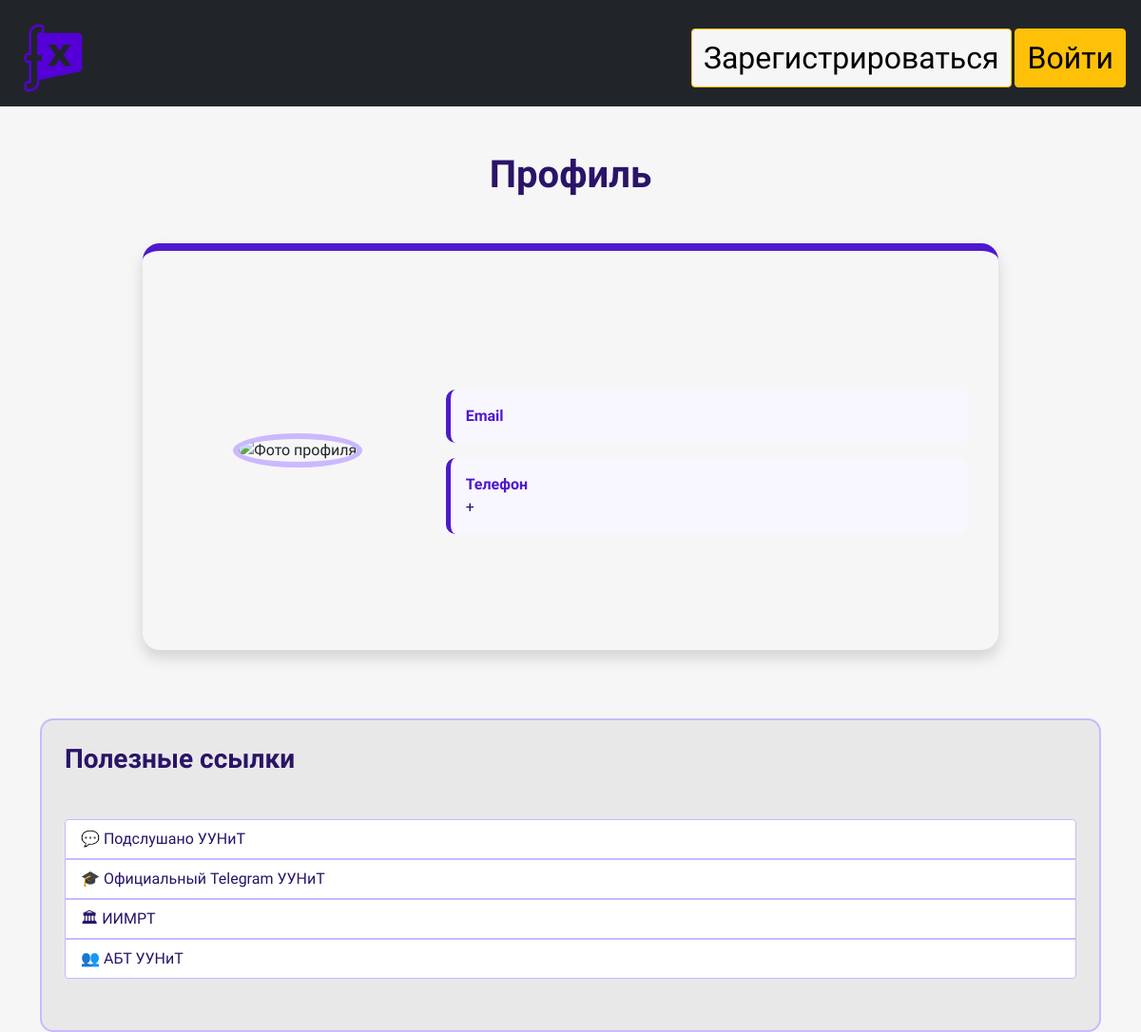
Before: /profile/15 with the older database file.
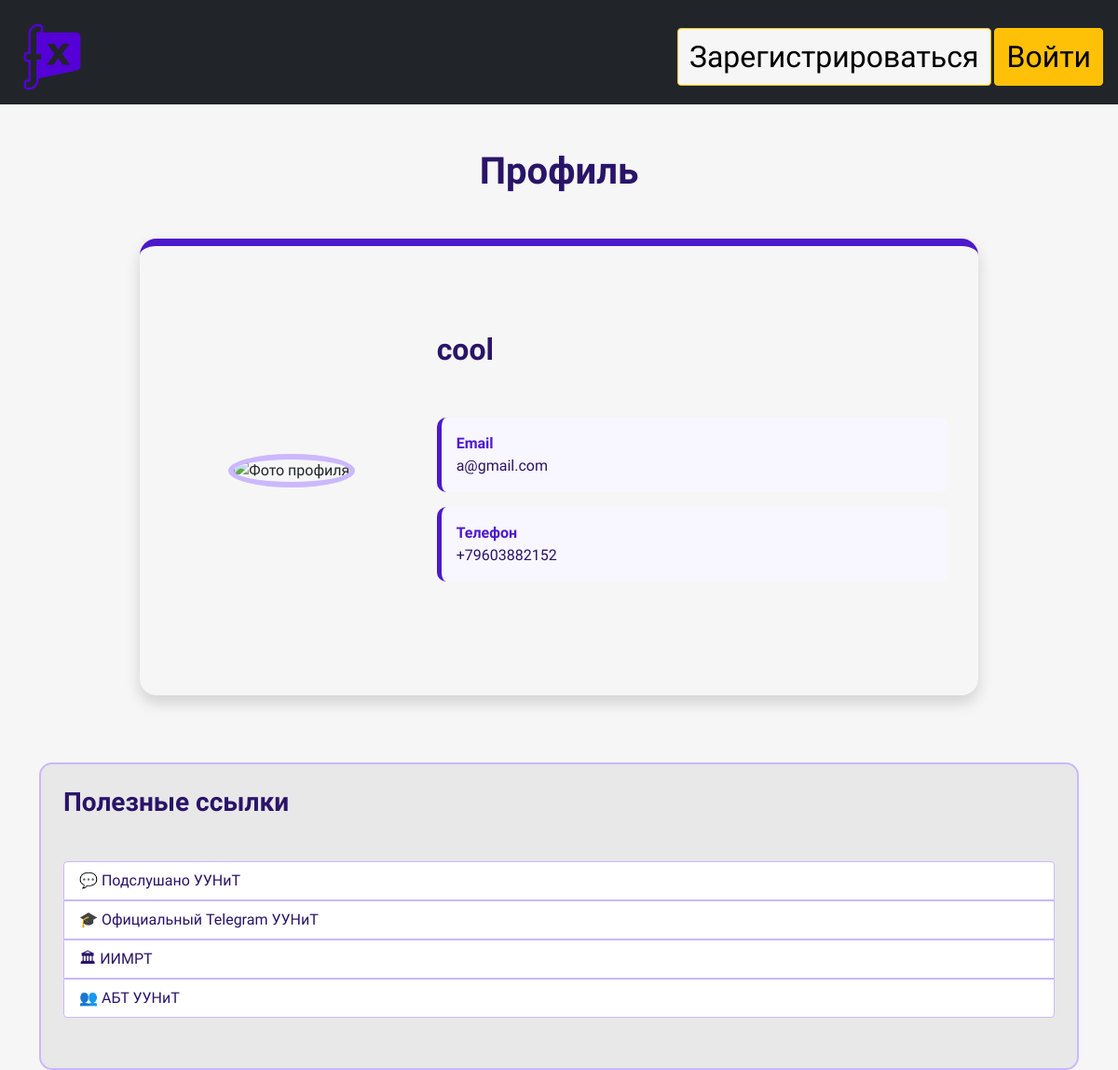
After: the same page with the newer database file.
### data/user.py (models this page shows, shortened)
class Users(SqlAlchemyBase, UserMixin, SerializerMixin):  # модель для работы с таблицей users
    __tablename__ = 'users'
    id = sqlalchemy.Column(sqlalchemy.Integer,
                           primary_key=True, autoincrement=True)
    login = sqlalchemy.Column(sqlalchemy.String, nullable=True, unique=True)
    email = sqlalchemy.Column(sqlalchemy.String,
                              index=True, unique=True, nullable=True)
    photo = sqlalchemy.Column(sqlalchemy.String, nullable=True)
    phone_number = sqlalchemy.Column(sqlalchemy.String, nullable=True)
    hashed_password = sqlalchemy.Column(sqlalchemy.String, nullable=True)
    created_date = sqlalchemy.Column(sqlalchemy.DateTime,
                                     default=datetime.datetime.now)

### main.py (the view)
@app.route('/profile/<int:id>')  # обработчик профиля пользователя
def profile(id):
    session = db_session.create_session()
    user = session.query(Users).filter(Users.id == id).first()
    photo = session.query(Users).all()
    return render_template('profile.html', title='Профиль', user=user, photos=photo,
                           css1=url_for('static', filename='css/style_profile.css'))

### data/db_session.py (called while the page is built)
def create_session() -> Session:
    global __factory
    return __factory()

### templates/profile.html (shortened to what this page needs)
{% extends "base.html" %}
{% block styles %}
<link rel="stylesheet"
      href="{{ url_for('static', filename='css/style_profile.css') }}">
{% endblock %}
{% block content %}
<div class="container py-5">
    <h1 class="text-center profile-title mb-5">
        Профиль
    </h1>
    <div class="profile-card mx-auto shadow">
        <div class="row align-items-center g-4">
            <div class="col-md-4 text-center">
                <img
                    class="profile-image"
                    src="/{{ user.photo }}"
                    alt="Фото профиля">
            </div>
            <div class="col-md-8">
                <h2 class="username">
                    {{ user.login }}
                </h2>
                <div class="profile-info mt-4">
                    <div class="info-item">
                        <strong>Email</strong><br>
                        {{ user.email }}
                    </div>
                    <div class="info-item">
                        <strong>Телефон</strong><br>
                        +{{ user.phone_number }}
                    </div>
                </div>
            </div>
        </div>
    </div>
</div>
<div class="links-card mt-4">
    <h3>Полезные ссылки</h3>
    <div class="list-group">
        <a href="https://t.me/uunit_overhear"
           target="_blank"
           class="list-group-item list-group-item-action">
            💬 Подслушано УУНиТ
        </a>
        <a href="https://t.me/uustufa"
           target="_blank"
           class="list-group-item list-group-item-action">
            🎓 Официальный Telegram УУНиТ
        </a>
        <a href="https://t.me/uustiimrt"
           target="_blank"
           class="list-group-item list-group-item-action">
            🏛 ИИМРТ
        </a>
        <a href="https://t.me/abtuunit"
           target="_blank"
           class="list-group-item list-group-item-action">
            👥 АБТ УУНиТ
        </a>
    </div>
</div>
{% endblock %}

### templates/base.html (shortened to what this page needs)
<!doctype html>
<html lang="ru">
<head>
    <link href="https://cdn.jsdelivr.net/npm/bootstrap@5.0.2/dist/css/bootstrap.min.css" rel="stylesheet"
>
    <link rel="stylesheet" href="{{url_for('static', filename='css/style.css')}}">
    {% block styles %}{% endblock %}
</head>
<body>
<header>
     <nav class="navbar navbar-light bg-dark">
         <a class="navbar-dark" href="/"><img class='navbar_logo' src="{{ url_for('static', filename='img/iimrt.svg') }}" alt='ИИМРТ'></a>
        <div>
            {% if current_user.is_authenticated %}
            <a class="btn btn-warning authenticate" href="/logout">Выход</a>
            <a class="navbar-brand authenticate"  href="/profile/{{current_user.id}}" id="profile_name">{{current_user.login}}</a>
            {% else %}
                <a class="btn btn-warning authenticate profile-link" href="/register">Зарегистрироваться</a>
                <a class="btn btn-warning authenticate" href="/login">Войти</a>
            {% endif %}
        </div>
    </nav>
</header>
<main role="main" class="container">
    {% block content %}{% endblock %}
</main>
</body>
</html>

### static/css/style.css (style rules this page uses)
* { box-sizing: border-box; }
:root { --back-color: #f6f6f6; }
body { margin: 0; background-color: var(--back-color); font-family: 'Golos Text', sans-serif; }
div { padding: 30px 0 }
.navbar { height: 7rem; padding: 0 1rem; }
.navbar_logo { width: auto; height: 5rem; }
.authenticate { font-size: 2rem; }
.profile-link { background-color: var(--back-color); }

### static/css/style_profile.css (style rules this page uses)
.profile-title { color:#2A1468; font-weight:700; }
.profile-card { max-width:900px; background:var(--back-color); border-radius:18px; border-top:8px solid #4D19CC; padding:2rem; }
.profile-image { width:220px; height:220px; object-fit:cover; border-radius:50%; border:6px solid #CBB8FF; background:var(--back-color); }
.username { color:#2A1468; font-weight:700; }
.profile-info { display:flex; flex-direction:column; gap:1rem; }
.info-item { background:#F8F6FF; border-left:5px solid #4D19CC; border-radius:10px; padding:1rem; color:#2A1468; }
.info-item strong { color:#4D19CC; }
.links-card { margin-top: 2rem; background: #e8e8e8; border: 2px solid #cbb8ff; border-radius: 14px; padding: 1.5rem; }
.links-card h3 { color: #2a1468; font-weight: 700; margin-bottom: 1rem; }
.links-card .list-group-item { background: #ffffff; border: 1px solid #cbb8ff; color: #2a1468; font-weight: 500; transition: .2s; }

Changed rows visible on the page:
added Users: login "cool", email "a@gmail.com", phone_number "79603882152"
